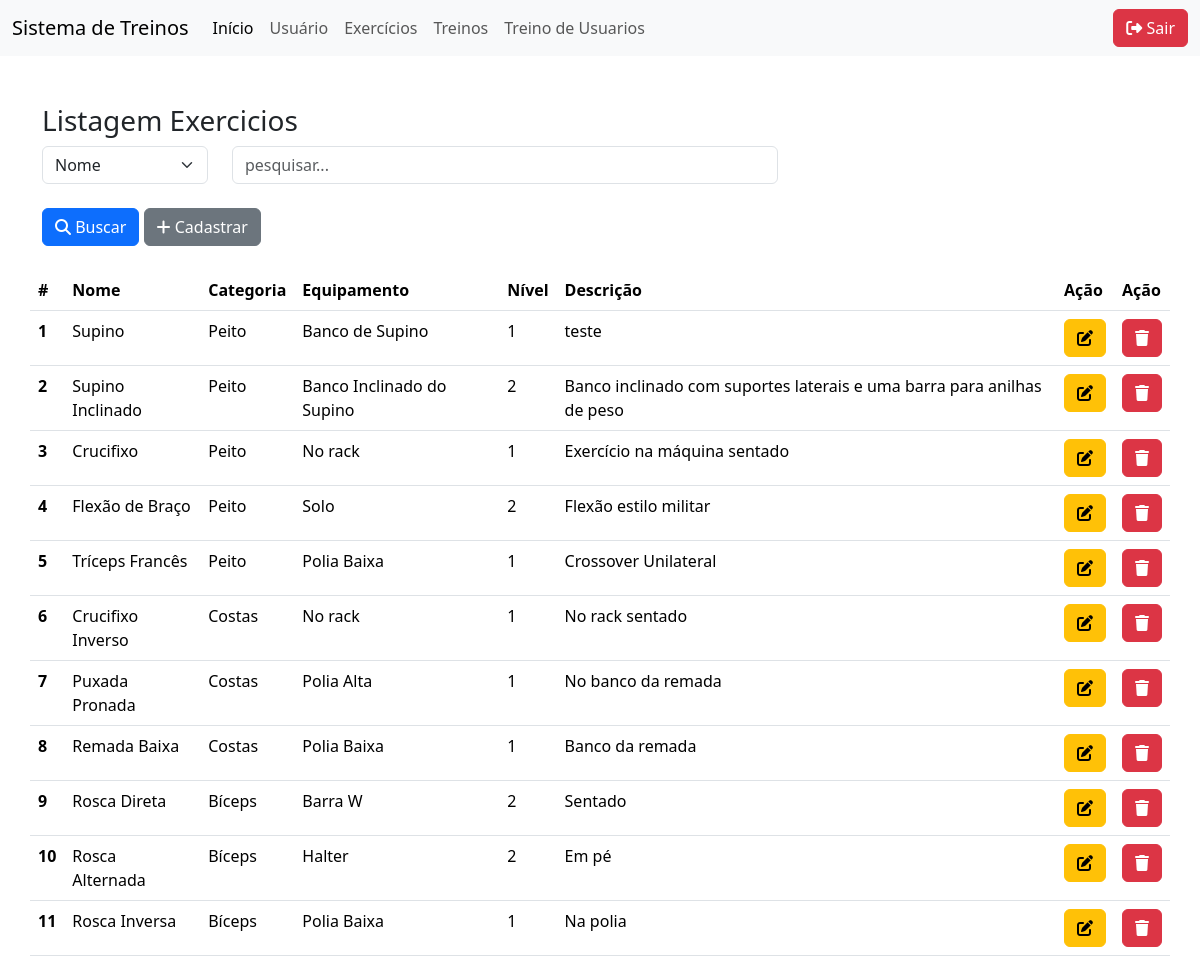
Page /exercicios/ExercicioList.php on the committed database.
### tables this page shows
CREATE TABLE IF NOT EXISTS `exercicios` (
  `id` int NOT NULL AUTO_INCREMENT,
  `nome` varchar(100) DEFAULT NULL,
  `categoria_id` int DEFAULT NULL,
  `equipamento` varchar(50) DEFAULT NULL,
  `nivel` varchar(60) DEFAULT NULL,
  `descricao` text,
  PRIMARY KEY (`id`)
);

CREATE TABLE IF NOT EXISTS `categoria` (
  `id` int NOT NULL AUTO_INCREMENT,
  `nome` varchar(50) DEFAULT NULL,
  PRIMARY KEY (`id`) USING BTREE
);

### db.class.php (called while the page is built, shortened)
<?php
class db {
    private $host = "localhost";
    private $user = "root";
    private $password = "949464";
    private $dbname ="bancotrabalhopweb1";
    private $table_name;
    public function __construct($table_name){
        $this->table_name = $table_name;
        return $this->conn();
    }
    function conn(){
        try{
            $conn = new PDO(
                "mysql:host=$this->host;dbname=$this->dbname",
                $this->user,
                $this->password,
                [
                    PDO::ATTR_ERRMODE,
                    PDO::ERRMODE_EXCEPTION,
                    PDO::MYSQL_ATTR_INIT_COMMAND =>"SET NAMES utf8"
                ]
            );
            return $conn;
        } catch(PDOException $e){
            echo "Erro: ". $e->getMessage();
        }
    }
    public function all(){
        $conn = $this->conn();
        $sql = "SELECT * FROM $this->table_name";
        $st = $conn->prepare( $sql);
        $st->execute();
        return $st->fetchAll(PDO::FETCH_CLASS);
    }
    public function find($id){
        $conn = $this->conn();
        $sql = "SELECT * FROM $this->table_name WHERE id = ?";
        $st = $conn->prepare( $sql);
        $st->execute([$id]);
        return $st->fetchObject();
    }
}

### exercicios/ExercicioList.php (the view, shortened to what this page needs)
<?php
    include "../db.class.php";
    include_once "../header.php";
        $db = new db('exercicios');
        if(!empty($_POST)){
            $dados = $db->search($_POST);
        }else{
            $dados = $db->all();
        }
    ?>
                <h3>Listagem Exercicios</h3>
                <form action="./ExercicioList.php" method="post">
                    <div class="row">
                        <div class="col-md-2">
                            <select name="tipo" class="form-select">
                                <option value="nome">Nome</option>
                            </select>
                        </div>
                        <div class="col-md-6">
                            <input type="text" name="valor" placeholder="pesquisar..." class="form-control">
                        </div>
                    </div>
                    <div class="row">
                        <div class="col mt-4">
                            <button type="submit" class="btn btn-primary"><i class="fa-solid fa-magnifying-glass"></i> Buscar</button>
                            <a href="./ExercicioForm.php" class="btn btn-secondary"><i class="fa-solid fa-plus"></i> Cadastrar</a>
                        </div>
                    </div>
                </form>
            </div>
            <div class="row mt-4">
                <table class="table table-hover">
                <thead>
                    <tr>
                        <th scope="col">#</th>
                        <th scope="col">Nome</th>
                        <th scope="col">Categoria</th>
                        <th scope="col">Equipamento</th>
                        <th scope="col">Nível</th>
                        <th scope="col">Descrição</th>
                        <th scope="col">Ação</th>
                        <th scope="col">Ação</th>
                    </tr>
                </thead>
                <tbody>
                    <?php
                        $dbCategoria = new $db('categoria');
                        foreach($dados as $item) {
                            $categoria = $dbCategoria->find($item->categoria_id);
                            echo"
                            <tr>
                                <th scope='row'>$item->id</th>
                                <td>$item->nome</td>
                                <td>$categoria->nome</td>
                                <td>$item->equipamento</td>
                                <td>$item->nivel</td>
                                <td>$item->descricao</td>
                                <td>
                                    <a class='btn btn-warning' href='./ExercicioForm.php?id=$item->id'><i class='fa-solid fa-pen-to-square'></i></a>
                                </td>
                                <td>
                                    <a class='btn btn-danger'
                                        title='Excluir'
                                        onclick='return confirm(\"Deseja Excluir?\")'
                                        href='./ExercicioList.php?id=$item->id'><i class='fa-solid fa-trash'></i>
                                    </a>
                                </td>
                            </tr>
                            ";
                        }
                    ?>
                </tbody>
                </table>
            </div>
<?php
    include_once "../footer.php";
?>

### rows in the picture
exercicios: id "1", nome "Supino", categoria.nome "Peito", equipamento "Banco de Supino", nivel "1", descricao "teste"
exercicios: id "2", nome "Supino Inclinado", categoria.nome "Peito", equipamento "Banco Inclinado do Supino", nivel "2", descricao "Banco inclinado com suportes laterais e uma barra para anilhas de peso"
exercicios: id "3", nome "Crucifixo", categoria.nome "Peito", equipamento "No rack", nivel "1", descricao "Exercício na máquina sentado"
exercicios: id "4", nome "Flexão de Braço", categoria.nome "Peito", equipamento "Solo", nivel "2", descricao "Flexão estilo militar"
exercicios: id "5", nome "Tríceps Francês", categoria.nome "Peito", equipamento "Polia Baixa", nivel "1", descricao "Crossover Unilateral"
exercicios: id "6", nome "Crucifixo Inverso", categoria.nome "Costas", equipamento "No rack", nivel "1", descricao "No rack sentado"
exercicios: id "7", nome "Puxada Pronada", categoria.nome "Costas", equipamento "Polia Alta", nivel "1", descricao "No banco da remada"
exercicios: id "8", nome "Remada Baixa", categoria.nome "Costas", equipamento "Polia Baixa", nivel "1", descricao "Banco da remada"
exercicios: id "9", nome "Rosca Direta", categoria.nome "Bíceps", equipamento "Barra W", nivel "2", descricao "Sentado"
exercicios: id "10", nome "Rosca Alternada", categoria.nome "Bíceps", equipamento "Halter", nivel "2", descricao "Em pé"
exercicios: id "11", nome "Rosca Inversa", categoria.nome "Bíceps", equipamento "Polia Baixa", nivel "1", descricao "Na polia"
